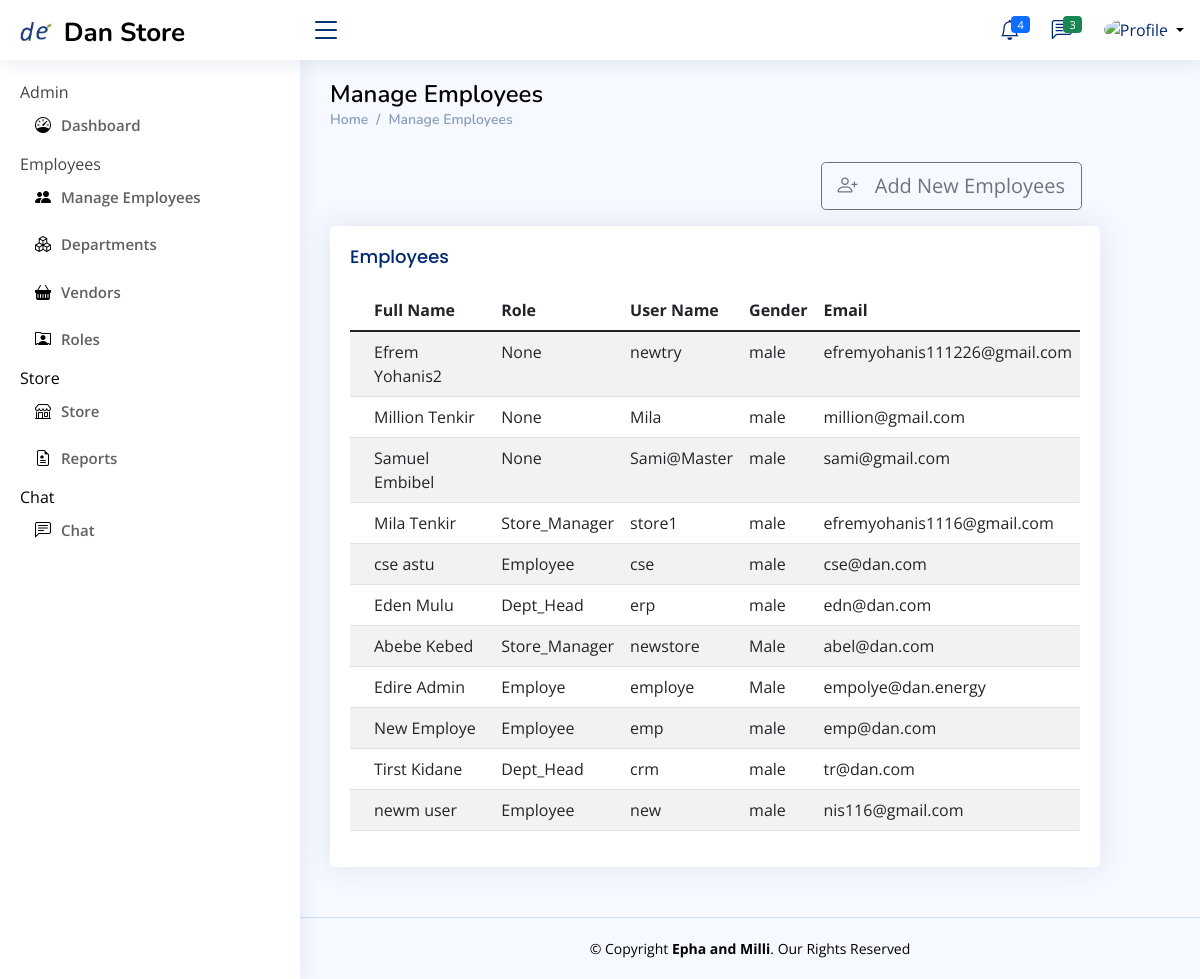
Page /comp-admin/manage-employee on the committed database.
### Store_manager/models.py (models this page shows, shortened)
class employ(models.Model):
    user=models.ForeignKey(User,null=True,blank=True,on_delete=models.CASCADE)
    role= models.CharField(max_length=200,null=True,blank=True)
    profile_pic=models.ImageField(null=True,blank=True, upload_to='Profile/')
    Full_Name=models.CharField(max_length=300, null=True)
    gender = models.CharField(max_length=20,null=True,blank=True)
    phone1 = models.CharField(max_length=200, null=True)
    phone2 = models.CharField(max_length=200, null=True)
    facebook = models.CharField(max_length=200, null=True,blank=True)
    telegram = models.CharField(max_length=200, null=True,blank=True)
    instagram = models.CharField(max_length=200, null=True,blank=True)
    about = models.TextField(max_length=500, null=True)
    address = models.CharField(max_length=200, null=True)
    inDepartment = models.CharField(max_length=300,null=True)
    date_created = models.DateTimeField(auto_now_add=True, null=True)
    Thechnologist =models.BooleanField(blank=True,null=True,default=False)
    accessStore=models.ForeignKey(allStore,null=True,blank=True,on_delete=models.CASCADE)

### Company_Admin/views.py (the view)
# urls.py: path('manage-employee', views.manage_employee, name='manage-employee'),
def manage_employee(request):
    allEmployees = employ.objects.all()
    context = {
        'all_emplyees': allEmployees
    }
    return render(request,'Company_Admin/ManageEmployee/index.html', context)

### Templates/Company_Admin/ManageEmployee/index.html (shortened to what this page needs)
{% extends 'Company_Admin/base.html' %} {% block admin %}
<main id="main" class="main">
  <div class="pagetitle">
    <h1 style="color: black">Manage Employees</h1>
    <nav>
      <ol class="breadcrumb">
        <li class="breadcrumb-item">
          <a href="{% url 'admin-dashboard' %}">Home</a>
        </li>
        <li class="breadcrumb-item">Manage Employees</li>
      </ol>
    </nav>
  </div>
  <section class="section">
    <div class="row">
      <div class="col-lg-11" style="display: flex; justify-content: right">
        <div class="d-grid gap-2 m-3">
          <a
            href="{% url 'add-new-employe' %}"
            class="btn btn-outline-secondary btn-lg"
            type="button"
          >
            <i class="bi bi-person-plus"></i
            ><span style="margin: 0 6px"> </span>Add New Employees
          </a>
        </div>
      </div>
    </div>
    <div class="col-lg-11">
      <div class="card">
        <div class="card-body">
          <h5 class="card-title">Employees</h5>
          <table class="table table-border table-striped datatable">
            <thead>
              <tr>
                <th scope="col"></th>
                <th scope="col">Full Name</th>
                <th scope="col">Role</th>
                <th scope="col">User Name</th>
                <th scope="col">Gender</th>
                <th scope="col">Email</th>
              </tr>
            </thead>
            <tbody>
              {% for employee in all_emplyees %}
              <tr>
                <td></td>
                <td>{{employee.Full_Name}}</td>
                <td>{{employee.role}}</td>
                <td>{{employee.user}}</td>
                <td>{{employee.gender}}</td>
                <td>{{employee.user.email}}</td>
              </tr>
              {% endfor %}
            </tbody>
          </table>
        </div>
      </div>
    </div>
  </section>
</main>
{% endblock %}

### static/assets/css/style.css (style rules this page uses)
:root { scroll-behavior: smooth; }
body { font-family: "Open Sans", sans-serif; background: #f6f9ff; color: #444444; }
a { color: #4154f1; text-decoration: none; }
h1, h2, h3, h4, h5, h6 { font-family: "Nunito", sans-serif; }
#main { margin-top: 60px; padding: 20px 30px; transition: all 0.3s; }
.pagetitle { margin-bottom: 10px; }
.pagetitle h1 { font-size: 24px; margin-bottom: 0; font-weight: 600; color: #012970; }
.card { margin-bottom: 30px; border: none; border-radius: 5px; box-shadow: 0px 0 30px rgba(1, 41, 112, 0.1); }
.card-title { padding: 20px 0 15px 0; font-size: 18px; font-weight: 500; color: #012970; font-family: "Poppins", sans-serif; }
.card-body { padding: 0 20px 20px 20px; }
.breadcrumb { font-size: 14px; font-family: "Nunito", sans-serif; color: #899bbd; font-weight: 600; }
.breadcrumb a { color: #899bbd; transition: 0.3s; }
.breadcrumb .breadcrumb-item::before { color: #899bbd; }
@media (min-width: 1200px) { #main, #footer { margin-left: 300px; } }

### rows in the picture
employ: Full_Name "Efrem Yohanis2", role "None", user "newtry", gender "male", user.email "efremyohanis111226@gmail.com"
employ: Full_Name "Million Tenkir", role "None", user "Mila", gender "male", user.email "million@gmail.com"
employ: Full_Name "Samuel Embibel", role "None", user "Sami@Master", gender "male", user.email "sami@gmail.com"
employ: Full_Name "Mila Tenkir", role "Store_Manager", user "store1", gender "male", user.email "efremyohanis1116@gmail.com"
employ: Full_Name "cse astu", role "Employee", user "cse", gender "male", user.email "cse@dan.com"
employ: Full_Name "Eden Mulu", role "Dept_Head", user "erp", gender "male", user.email "edn@dan.com"
employ: Full_Name "Abebe Kebed", role "Store_Manager", user "newstore", gender "Male", user.email "abel@dan.com"
employ: Full_Name "Edire Admin", role "Employe", user "employe", gender "Male", user.email "empolye@dan.energy"
employ: Full_Name "New Employe", role "Employee", user "emp", gender "male", user.email "emp@dan.com"
employ: Full_Name "Tirst Kidane", role "Dept_Head", user "crm", gender "male", user.email "tr@dan.com"
employ: Full_Name "newm user", role "Employee", user "new", gender "male", user.email "nis116@gmail.com"
